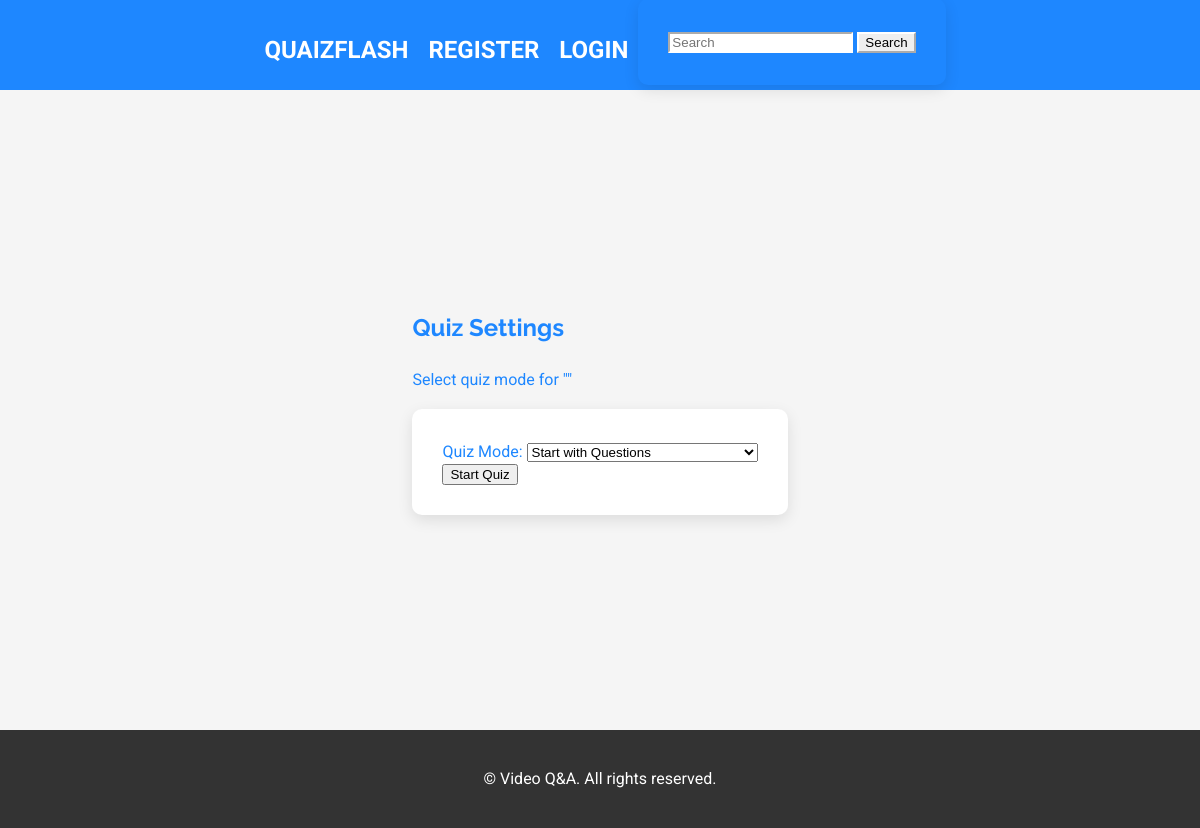
The page /quiz-settings/5 on the database as committed earlier.
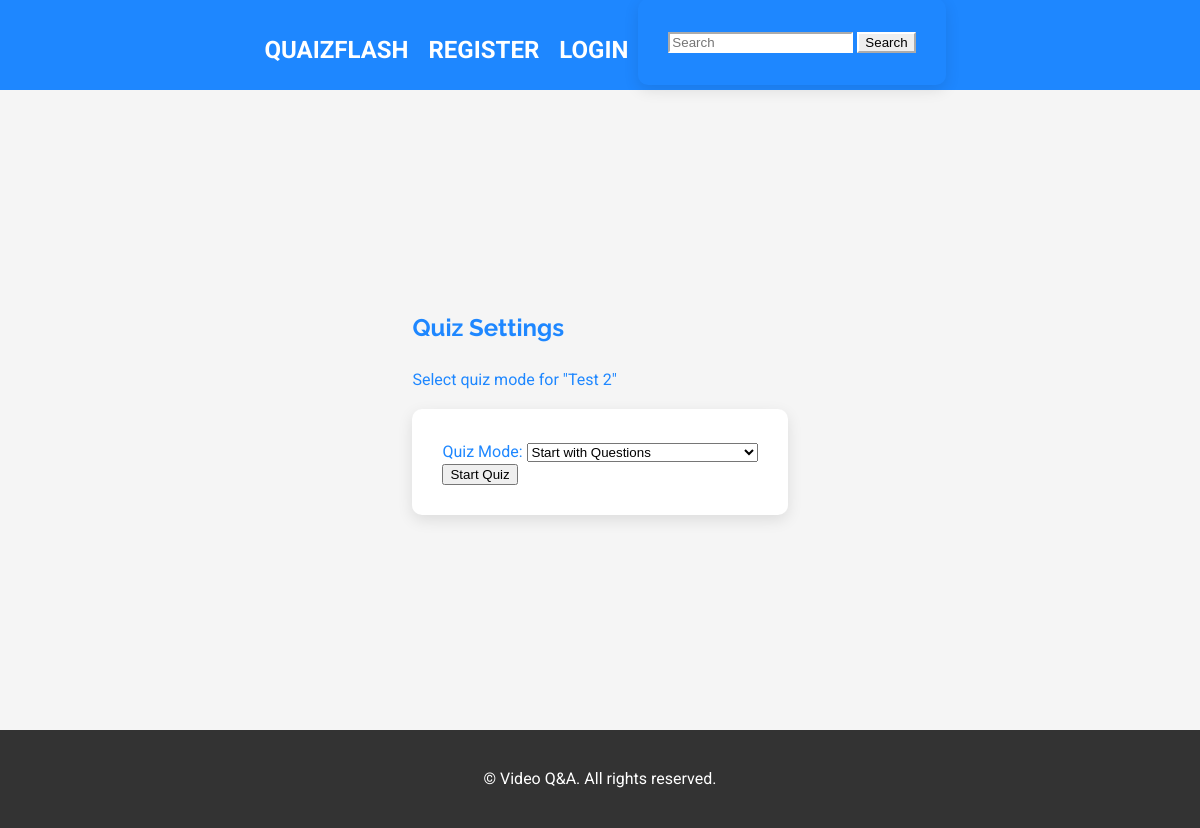
The same page on the database as committed later.
### models.py (models this page shows, shortened)
class FlashcardSet(db.Model):
    id = db.Column(db.Integer, primary_key=True)
    title = db.Column(db.String(100), nullable=False)
    description = db.Column(db.String(200))
    user_id = db.Column(db.Integer, db.ForeignKey('user.id'), nullable=False)
    flashcards = db.relationship('Flashcard', backref='flashcard_set', lazy=True)  # Added relationship
    correct_count = db.Column(db.Integer, default=0)  # Add this line
    incorrect_count = db.Column(db.Integer, default=0)  # Add this line
    flashcards = db.relationship('Flashcard', backref='flashcard_set', lazy=True)
    public = db.Column(db.Boolean, default=True)

### app.py (the view)
@app.route('/quiz-settings/<int:set_id>', methods=['GET', 'POST'])
def quiz_settings(set_id):
    if request.method == 'POST':
        quiz_mode = request.form.get('quiz_mode')
        return redirect(url_for('quiz', set_id=set_id, quiz_mode=quiz_mode))
    flashcard_set = FlashcardSet.query.get(set_id)
    return render_template('quiz_settings.html', title='Quiz Settings', flashcard_set=flashcard_set, search_form=SearchSetsForm())

### forms.py
class SearchSetsForm(FlaskForm):
    search_query = StringField('Search Query', validators=[DataRequired()])
    submit = SubmitField('Search')

### Templates/quiz_settings.html (shortened to what this page needs)
{% extends "base.html" %}
{% block content %}
  <h1>{{ title }}</h1>
  <p>Select quiz mode for "{{ flashcard_set.title }}"</p>
  <form method="POST">
    <div class="form-group">
      <label for="quiz_mode">Quiz Mode:</label>
      <select class="form-control" id="quiz_mode" name="quiz_mode">
        <option value="question">Start with Questions</option>
      </select>
    </div>
    <button type="submit" class="btn btn-primary">Start Quiz</button>
  </form>
{% endblock %}

Rows that differ between the two databases and show on the page:
added FlashcardSet: title "Test 2"
